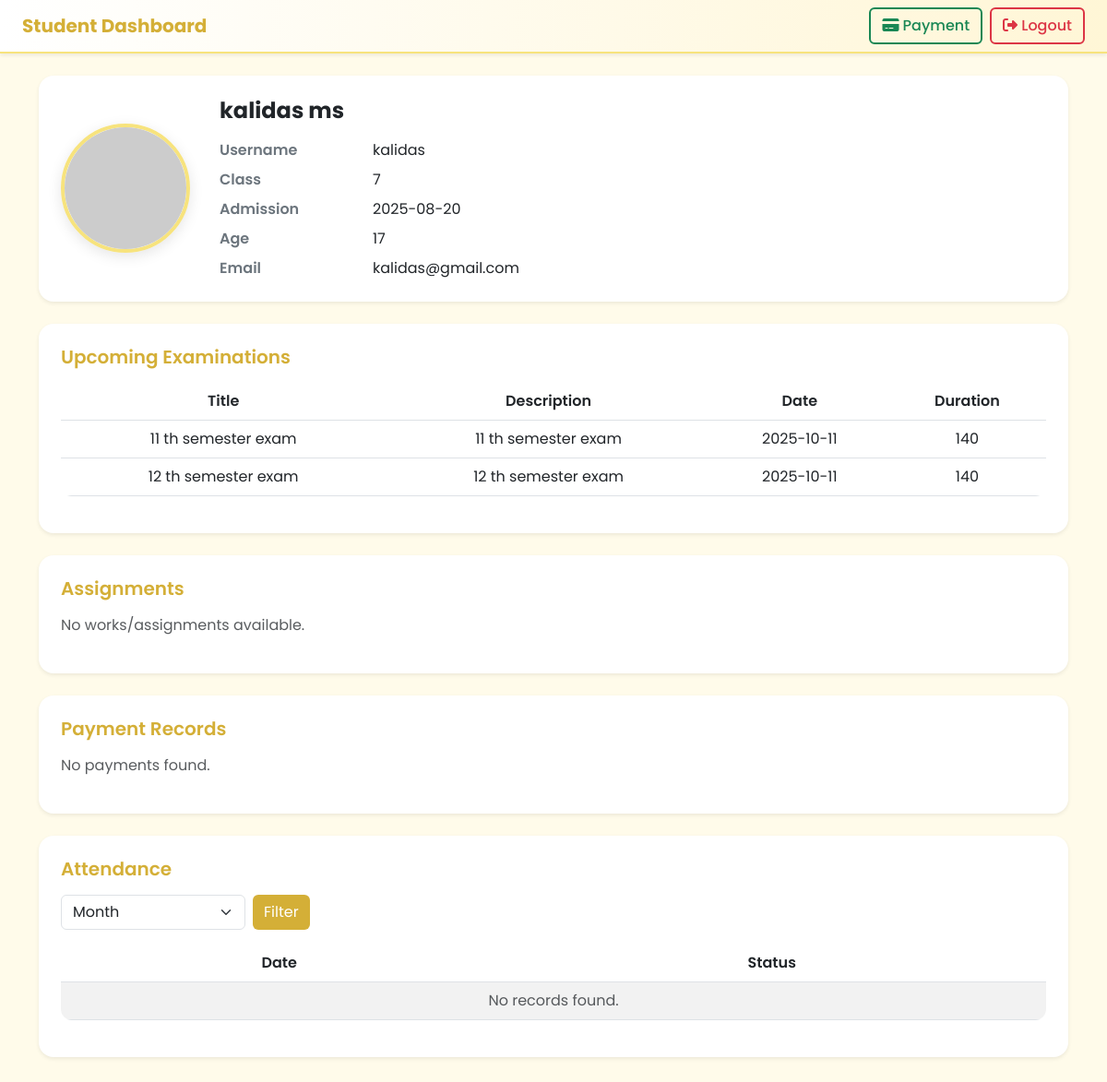
Before: /students/profile/ (signed in) with the older database file.
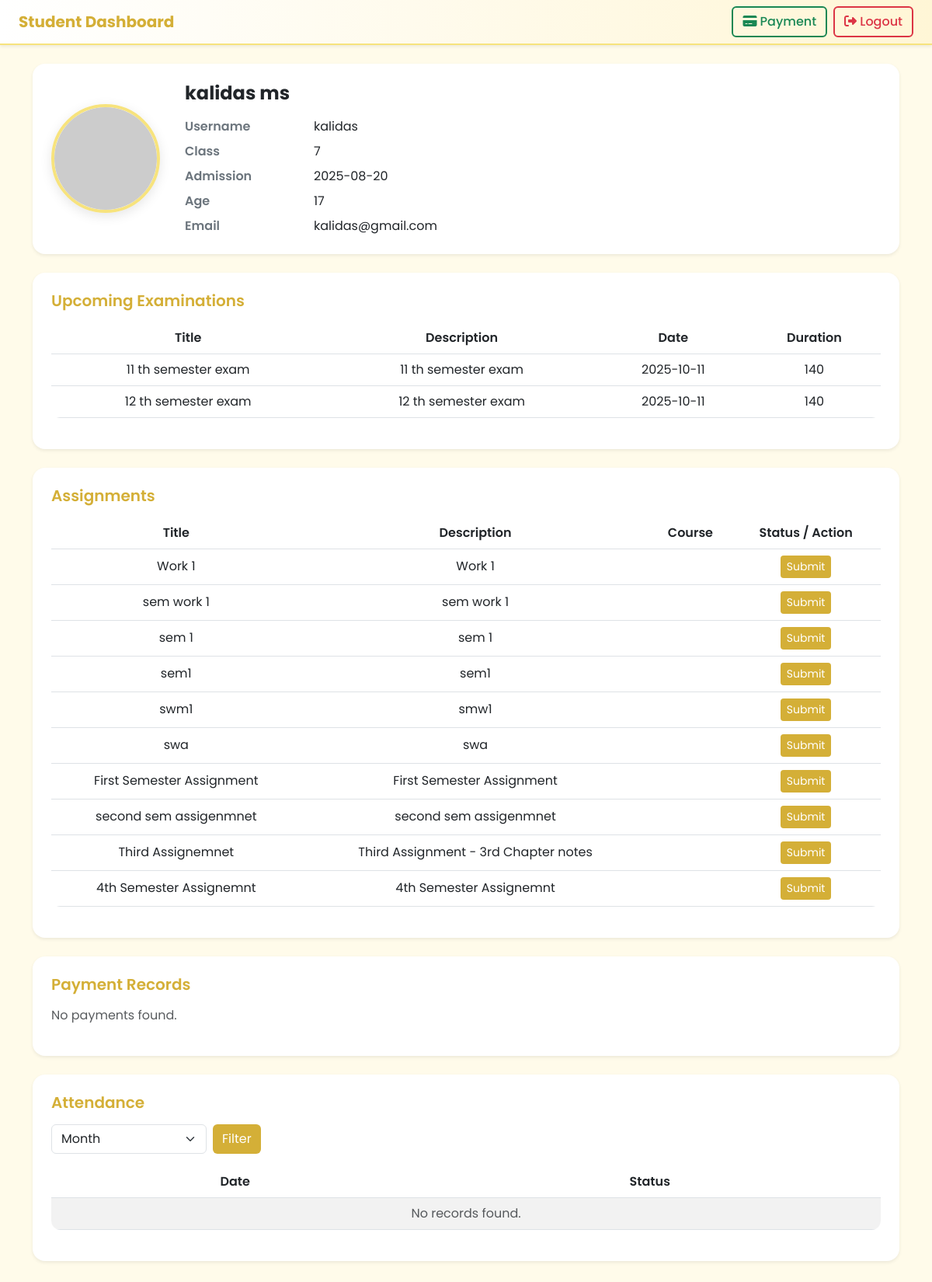
After: the same page with the newer database file.
### myapp/models.py (models this page shows, shortened)
class StudentRegistration(models.Model):
    username = models.CharField(max_length=100)
    name = models.CharField(max_length=100, null=True)
    password = models.CharField(max_length=100)
    admission_date = models.DateField(default=timezone.now)
    age = models.IntegerField()
    email = models.EmailField()
    class_name = models.ForeignKey(Course, on_delete=models.CASCADE, related_name="students")

### cources/models.py (models this page shows)
class Course(models.Model):
    class_name = models.CharField(max_length=100)
    def __str__(self):
        return self.class_name

### Exam/models.py (models this page shows, shortened)
class Exam(models.Model):
    title = models.CharField(max_length=200)
    description = models.TextField()
    date = models.DateField()
    duration = models.IntegerField()

### works/models.py (models this page shows, shortened)
class Work(models.Model):
    teacher = models.ForeignKey(Teacher, on_delete=models.CASCADE, related_name="works" , null=True, blank=True)
    course = models.ForeignKey(Course, on_delete=models.CASCADE, related_name="works")
    title = models.CharField(max_length=255)
    description = models.TextField()
    work_file = models.FileField(upload_to="teacher_works/", null=True, blank=True)
    created_at = models.DateTimeField(default=timezone.now)

### myapp/views.py (the view)
# urls.py: path('profile/', ProfileAPIView.as_view(), name='profile'),
class ProfileAPIView(APIView):
    template_name = "profile.html"
    def get(self, request):
        user_id = request.session.get('user_id')
        if not user_id:
            return render(request, self.template_name, {"error": "Unauthorized"})
        try:
            user = StudentRegistration.objects.get(id=user_id)
        except StudentRegistration.DoesNotExist:
            return render(request, self.template_name, {"error": "User not found"})
        exams = Exam.objects.all()
        today = now().date()
        recent_exams = Exam.objects.filter(date__gte=today).order_by("date")[:5]
        month = int(request.GET.get("month", today.month))
        year = int(request.GET.get("year", today.year))
        attendance_records = Attendance.objects.filter(
            student=user, date__year=year, date__month=month
        ).order_by("date")
        payments = ExamPayment.objects.filter(student=user).order_by("-created_at")
        works = Work.objects.filter(course=user.class_name)
        submissions = Submission.objects.filter(student=user)
        submission_map = {s.work.id: s for s in submissions}
        works_with_submissions = []
        for work in works:
            submission = submission_map.get(work.id)  # None if not submitted
            works_with_submissions.append({
                "work": work,
                "submission": submission
            })
        return render(request, self.template_name, {
            "user": user,
            "exams": exams,
            "recent_exams": recent_exams,
            "month": month,  # ADDED TO MATCH
            "year": year,    # ADDED TO MATCH
            "attendance_records": attendance_records,
            "payments": payments,
            "works_with_submissions": works_with_submissions
        })

### myapp/templates/profile.html (shortened to what this page needs)
{% load static %}
<!doctype html>
<html lang="en">
<head>
   <link href="https://cdnjs.cloudflare.com/ajax/libs/font-awesome/6.5.0/css/all.min.css" rel="stylesheet">
  <link rel="stylesheet" href="https://cdn.jsdelivr.net/npm/bootstrap-icons@1.11.3/font/bootstrap-icons.css">
  <link href="https://cdn.jsdelivr.net/npm/bootstrap@5.3.0/dist/css/bootstrap.min.css" rel="stylesheet">
   <link rel="stylesheet" href="https://cdnjs.cloudflare.com/ajax/libs/font-awesome/4.7.0/css/font-awesome.min.css">
</head>
<body>
<nav class="navbar shadow-sm px-4">
  <span class="navbar-brand">Student Dashboard</span>
  <div class="d-flex gap-2">
    <a href="{% url 'payment-select' %}" class="btn btn-outline-success">
      <i class="fas fa-credit-card"></i> Payment
    </a>
    <a href="{% url 'landing' %}" class="btn btn-outline-danger">
      <i class="fas fa-sign-out-alt"></i> Logout
    </a>
  </div>
</nav>
<div class="container py-4">
  <div class="card shadow-sm p-4 mb-4">
    <div class="profile-card">
      <img src="https://api.dicebear.com/7.x/identicon/svg?seed=student" alt="Student Avatar">
      <div class="w-100">
        <h4 class="fw-bold mb-3">{{ user.name }}</h4>
        <div class="profile-info">
          <div class="label">Username</div> <div>{{ user.username }}</div>
          <div class="label">Class</div> <div>{{ user.class_name }}</div>
          <div class="label">Admission</div> <div>{{ user.admission_date|date:"Y-m-d" }}</div>
          <div class="label">Age</div> <div>{{ user.age }}</div>
          <div class="label">Email</div> <div>{{ user.email }}</div>
        </div>
      </div>
    </div>
  </div>
  <div class="card shadow-sm p-4 mb-4">
    <h5 class="fw-semibold mb-3">Upcoming Examinations</h5>
    {% if recent_exams %}
    <table class="table table-hover align-middle text-center">
      <thead>
        <tr>
          <th>Title</th><th>Description</th><th>Date</th><th>Duration</th>
        </tr>
      </thead>
      <tbody>
        {% for exam in recent_exams %}
        <tr>
          <td>{{ exam.title }}</td>
          <td>{{ exam.description }}</td>
          <td>{{ exam.date|date:"Y-m-d" }}</td>
          <td>{{ exam.duration }}</td>
        </tr>
        {% endfor %}
      </tbody>
    </table>
    {% else %}
      <p class="text-muted">No upcoming exams available.</p>
    {% endif %}
  </div>
<div class="card shadow-sm p-4 mb-4">
  <h5 class="fw-semibold mb-3">Assignments</h5>
  {% if works_with_submissions %}
  <table class="table table-hover align-middle text-center">
    <thead>
      <tr>
        <th>Title</th>
        <th>Description</th>
        <th>Course</th>
        <th>Status / Action</th>
      </tr>
    </thead>
    <tbody>
      {% for item in works_with_submissions %}
      <tr>
        <td>{{ item.work.title }}</td>
        <td>{{ item.work.description }}</td>
        <td>{{ item.work.course.name }}</td>
        <td>
          {% if item.submission %}
            {% if item.submission.status == "REVIEWING" %}
              <span class="badge bg-warning text-dark">Pending</span>
            {% elif item.submission.status == "ACCEPTED" %}
              <span class="badge bg-success">Accepted</span>
            {% elif item.submission.status == "REJECTED" %}
              <span class="badge bg-danger">Rejected</span>
            {% endif %}
          {% else %}
            <a href="{% url 'student_submit_work' item.work.id %}" class="btn btn-primary btn-sm">Submit</a>
          {% endif %}
        </td>
      </tr>
      {% endfor %}
    </tbody>
  </table>
  {% else %}
    <p class="text-muted">No works/assignments available.</p>
  {% endif %}
</div>
  <div class="card shadow-sm p-4 mb-4">
    <h5 class="fw-semibold mb-3">Payment Records</h5>
    {% if payments %}
    <table class="table table-hover text-center align-middle">
      <thead>
        <tr>
          <th>Exam</th><th>Method</th><th>Amount</th><th>Status</th><th>Date</th><th>Hall Ticket</th>
        </tr>
      </thead>
      <tbody>
        {% for payment in payments %}
        <tr>
          <td>{{ payment.exam.title }}</td>
          <td class="text-capitalize">{{ payment.method }}</td>
          <td>₹{{ payment.amount }}</td>
          <td>
            {% if payment.status == "pending" %}
              <span class="badge bg-warning text-dark">Pending</span>
            {% elif payment.status == "approved" or payment.status == "success" %}
              <span class="badge bg-success">Paid</span>
            {% elif payment.status == "failed" %}
              <span class="badge bg-danger">Failed</span>
            {% endif %}
          </td>
          <td>{{ payment.created_at|date:"Y-m-d H:i" }}</td>
          <td>
            {% if payment.status == "approved" or payment.status == "success" %}
              <a href="{% url 'hall-ticket' payment.exam.id %}" class="btn btn-sm ">
                <i class="fa fa-file-pdf-o" style="font-size:28px;color:red"></i>
              </a>
            {% else %}
              <span class="text-muted">Not available</span>
            {% endif %}
          </td>
        </tr>
        {% endfor %}
      </tbody>
    </table>
    {% else %}
      <p class="text-muted">No payments found.</p>
    {% endif %}
  </div>
  <div class="card shadow-sm p-4 mb-4">
    <h5 class="fw-semibold mb-3">Attendance</h5>
    <form method="get" class="d-flex mb-3 gap-2">
      <select name="month" class="form-select" style="max-width:200px">
        <option value="" disabled selected>Month</option>
      </select>
      <button class="btn btn-primary">Filter</button>
    </form>
    {% if month and year %}
    <table class="table table-striped text-center">
      <thead>
        <tr><th>Date</th><th>Status</th></tr>
      </thead>
      <tbody>
        {% for record in attendance_records %}
        <tr>
          <td>{{ record.date|date:"Y-m-d" }}</td>
          <td>{% if record.status == "present" %}<span class="text-success"> Present</span>{% else %}<span class="text-danger">Absent</span>{% endif %}</td>
        </tr>
        {% empty %}
        <tr><td colspan="2" class="text-muted">No records found.</td></tr>
        {% endfor %}
      </tbody>
    </table>
    {% else %}
      <p class="text-muted text-center">Select a month to view attendance.</p>
    {% endif %}
  </div>
</div>
</body>
</html>

### myapp/templates/profile.html (style rules this page uses)
body { background: #fffbea; font-family: 'Poppins', sans-serif; color: #2c2c2c; }
.navbar { background: linear-gradient(90deg, #fff 0%, #fff6d6 100%); border-bottom: 2px solid #f7e37d; }
.navbar-brand { font-weight: 700; color: #d4af37 !important; }
.btn-outline-success, .btn-outline-danger { border-width: 2px; font-weight: 500; }
.card { border: none; border-radius: 16px; background: #ffffff; box-shadow: 0 4px 15px rgba(212, 175, 55, 0.1); }
.profile-card { display: flex; align-items: center; gap: 2rem; }
.profile-card img { width: 160px; height: 140px; border-radius: 50%; object-fit: cover; border: 4px solid #f7e37d; box-shadow: 0 4px 15px rgba(0,0,0,0.1); }
.profile-info { display: grid; grid-template-columns: 150px 1fr; gap: 0.5rem 1rem; }
.profile-info .label { font-weight: 600; color: #6c757d; }
h5 { color: #d4af37; font-weight: 600; }
table { border-radius: 12px; overflow: hidden; }
table th { background: #fff6d6; font-weight: 600; color: #2c2c2c; }
.btn-primary { background: #d4af37; border: none; }

Changed rows visible on the page:
added Work: work "Work 1", work.description "Work 1"
added Work: work "sem work 1", work.description "sem work 1"
added Work: work "sem 1", work.description "sem 1"
added Work: work "sem1", work.description "sem1"
added Work: work "swm1", work.description "smw1"
added Work: work "swa", work.description "swa"
added Work: work "First Semester Assignment", work.description "First Semester Assignment"
added Work: work "second sem assigenmnet", work.description "second sem assigenmnet"
added Work: work "Third Assignemnet", work.description "Third Assignment - 3rd Chapter notes"
added Work: work "4th Semester Assignemnt", work.description "4th Semester Assignemnt"
Other visible differences:
text no longer shown: "No works/assignments available."
text now shown: "Title Description Course Status / Action"
